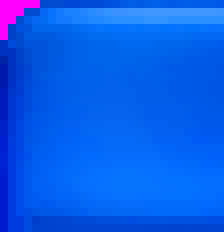
#> input picture prebuilt/Luna/title-left.png, 28 x 29 px (shown 8 times larger)
$ python -i import_msstyles.py   (imports and definitions only)
#> lines starting #> are read from the running program, lines starting #| are printed output that depends on the picture
#!/usr/bin/env python3
"""Extract the frame resources needed by the Electron XP window from msstyles."""
from __future__ import annotations

import configparser
import io
import json
import struct
import sys
from pathlib import Path

import pefile
from PIL import Image


def resolve_theme(source: Path) -> Path:
    if source.suffix.lower() == '.msstyles':
        return source
    ini = configparser.ConfigParser(interpolation=None, strict=False)
    ini.read(source, encoding='latin-1')
    filename = Path(ini.get('VisualStyles', 'Path', fallback='').replace('\\', '/')).name
    candidates = list(source.parent.rglob(filename)) if filename else []
    candidates += list(source.parent.rglob('*.msstyles'))
    if not candidates:
        raise FileNotFoundError('The .theme file has no nearby .msstyles file')
    # The name in [VisualStyles] is authoritative.  Some bundles ship both
    # aero.msstyles and aerolite.msstyles next to one another.
    if filename:
        for candidate in candidates:
            if candidate.name.lower() == filename.lower():
                return candidate
    return candidates[0]


# [105 lines left out: functions decode_dib, bitmaps, image_png, stream_png, save_aero_caption_slices, save_aero_reflection_map and 1 more, not called in this run]


def save(image: Image.Image, output: Path, name: str) -> None:
    image.save(output / name, 'PNG')


# [125 lines left out: functions state, button_state, strip_state, theme_colours, theme_schemes, theme_display_name and 2 more, not called in this run]


def resource_schemes(images: dict[str, Image.Image]) -> list[str]:
    suffix = '_FRAMECAPTION_BMP'
    return [name[:-len(suffix)] for name in images if name.upper().endswith(suffix)]


# [82 lines left out: functions scheme_label, source_scheme, write_scheme, not called in this run]


def import_theme(source: Path, output: Path) -> None:
    msstyles = resolve_theme(source)
    if is_aero_style(source, msstyles):
        scheme = 'normalcolor'
        write_aero_scheme(output, msstyles)
        write_aero_scheme(output / 'schemes' / scheme, msstyles)
        (output / 'theme.json').write_text(json.dumps({
            'theme': theme_display_name(source, msstyles), 'msstyles': msstyles.name,
            'schemes': [{'id': scheme, 'name': 'Default (blue)'}], 'defaultScheme': scheme,
        }, indent=2), encoding='utf-8')
        return
    images = bitmaps(msstyles)
    output.mkdir(parents=True, exist_ok=True)
    colours = theme_colours(source)
    prefixes = resource_schemes(images)
    if not prefixes:
        raise KeyError('Theme has no frame resources')
    selected = source_scheme(source, prefixes)
    write_scheme(output, images, selected, colours, output.resolve().as_uri())
    schemes = []
    for prefix in prefixes:
        scheme_id = prefix.lower()
        schemes.append({'id': scheme_id, 'name': scheme_label(prefix)})
        scheme_output = output / 'schemes' / scheme_id
        write_scheme(scheme_output, images, prefix, colours, scheme_output.resolve().as_uri())
    (output / 'theme.json').write_text(json.dumps({'theme': theme_display_name(source, msstyles), 'msstyles': msstyles.name, 'schemes': schemes, 'defaultScheme': selected.lower()}, indent=2), encoding='utf-8')


# [4 lines not run here, left out]

>>> import cv2
>>> picture = cv2.imread('../prebuilt/Luna/title-left.png', cv2.IMREAD_GRAYSCALE)
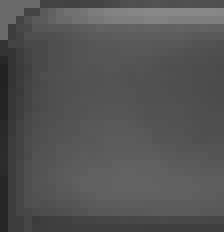
#> picture: shape (29, 28) (shown 8 times larger); min 33, max 136, mean 83.6
>>> result = import_theme(picture, 'out.png')
#> (the run stopped early here; a loop or call above may not have finished)
